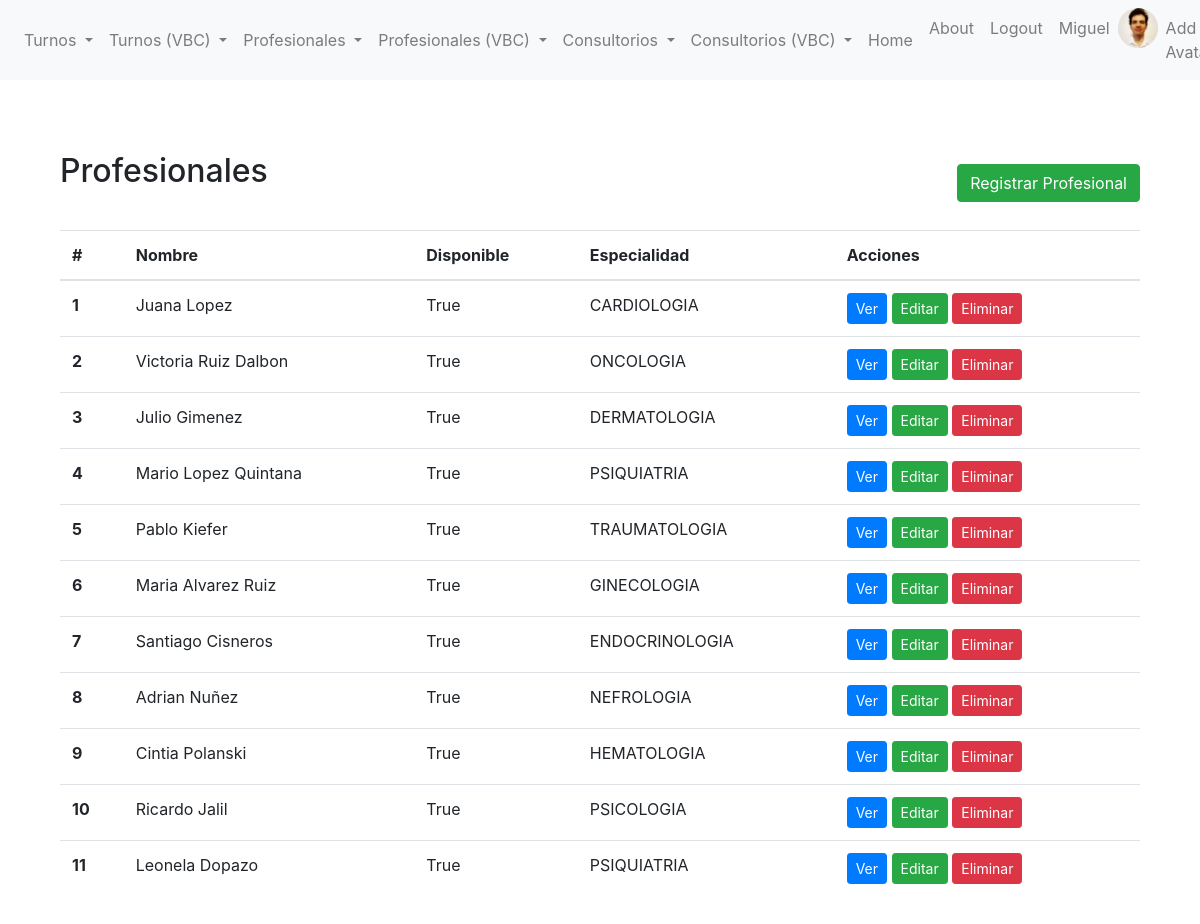
Before: /reserva_turnos/profesionales-list/ (signed in) with the older database file.
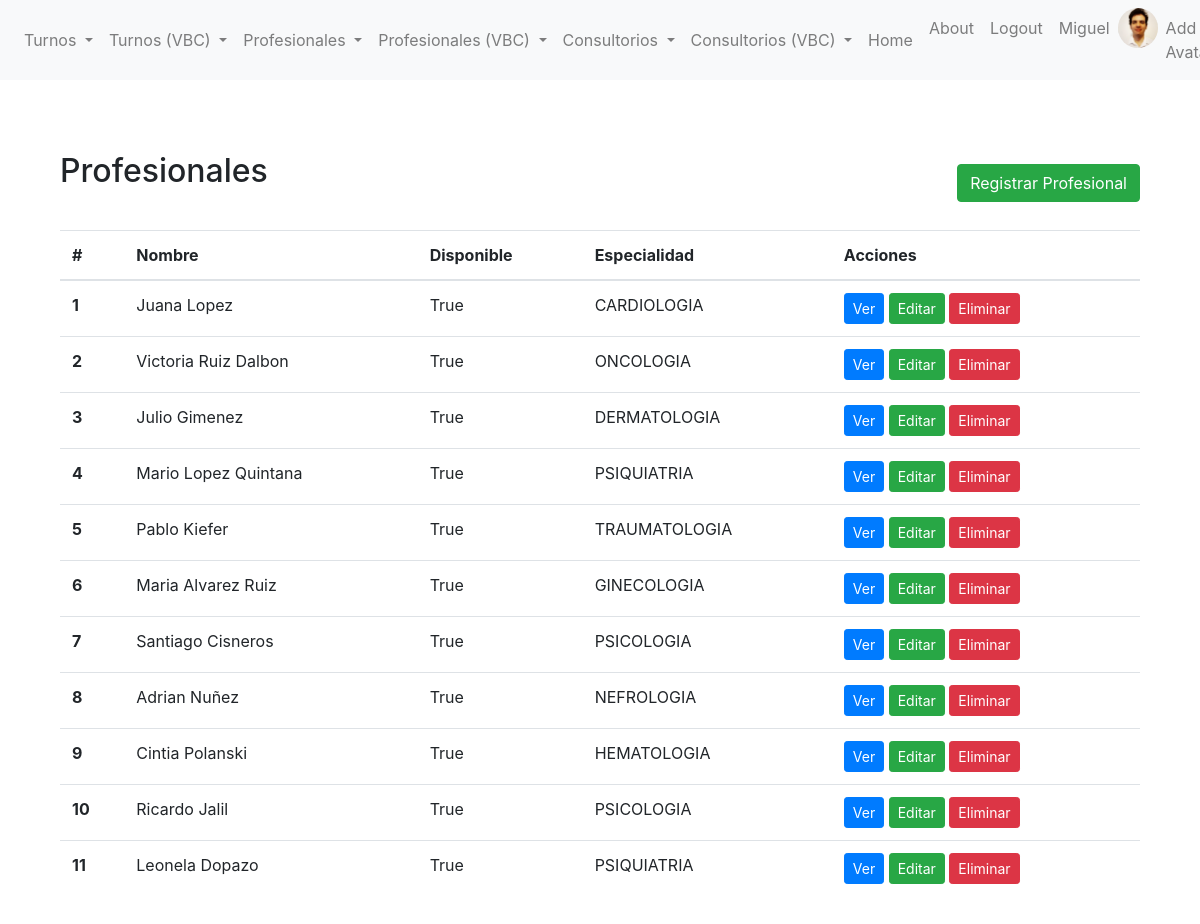
After: the same page with the newer database file.
### reserva_turnos/models.py (models this page shows, shortened)
class Profesional(models.Model):
    class Especialidades(models.TextChoices):
        CARDIOLOGIA = 'CARDIOLOGIA', 'Cardiología'
        DERMATOLOGIA = 'DERMATOLOGIA', 'Dermatología'
        ENDOCRINOLOGIA = 'ENDOCRINOLOGIA', 'Endocrinología'
        GASTROENTEROLOGIA = 'GASTROENTEROLOGIA', 'Gastroenterología'
        GINECOLOGIA = 'GINECOLOGIA', 'Ginecología'
        HEMATOLOGIA = 'HEMATOLOGIA', 'Hematología'
        HEPATOLOGIA = 'HEPATOLOGIA', 'Hepatología'
        INMUNOLOGIA = 'INMUNOLOGIA', 'Inmunología'
        NEFROLOGIA = 'NEFROLOGIA', 'Nefrología'
        NEUROLOGIA = 'NEUROLOGIA', 'Neurología'
        ONCOLOGIA = 'ONCOLOGIA', 'Oncología'
        OFTALMOLOGIA = 'OFTALMOLOGIA', 'Oftalmología'
        PSICOLOGIA = 'PSICOLOGIA', 'Psicología'
        PSIQUIATRIA = 'PSIQUIATRIA', 'Psiquiatría'
        TRAUMATOLOGIA = 'TRAUMATOLOGIA', 'Traumatología'
    nombre = models.CharField(max_length=100)
    disponible = models.BooleanField(default=True)
    especialidad = models.CharField(
        max_length=17,
        choices=Especialidades.choices,
        default=Especialidades.CARDIOLOGIA,
    )
    descripcion = models.TextField(blank=True, null=True)

### reserva_turnos/views.py (the view)
# urls.py: path("profesionales-list/", list_profesional_view, name="profesionales-list"),
@login_required
def list_profesional_view(request):
    profesionales = Profesional.objects.all()
    contexto_dict = {"todos_los_profesionales": profesionales}
    return render(request, "reserva_turnos/list_profesional.html", contexto_dict)

### reserva_turnos/templates/reserva_turnos/list_profesional.html (shortened to what this page needs)
{% extends 'reserva_turnos/base.html' %}
{% block content %}
<section class="py-5">
    <div class="container">
        <div class="d-flex justify-content-between align-items-center mb-3">
            <h2 class="mb-4">Profesionales</h2>
            <a href="{% url 'crear_profesional' %}" class="btn btn-success">Registrar Profesional</a>
        </div>
        <table class="table">
            <thead>
                <tr>
                    <th scope="col">#</th>
                    <th scope="col">Nombre</th>
                    <th scope="col">Disponible</th>
                    <th scope="col">Especialidad</th>
                    <th scope="col">Acciones</th>
                </tr>
            </thead>
            <tbody>
                {% if todos_los_profesionales %}
                {% for profesionales in todos_los_profesionales %}
                <tr>
                    <th scope="row">{{ forloop.counter }}</th>
                    <td>{{ profesionales.nombre }}</td>
                    <td>{{ profesionales.disponible }}</td>
                    <td>{{ profesionales.especialidad }}</td>
                    <td>
                        <a href="{% url 'profesional-detail' profesionales.id %}" class="btn btn-primary btn-sm">Ver</a>
                        <a href="{% url 'profesional-update' profesionales.id %}" class="btn btn-success btn-sm">Editar</a>
                        <a href="{% url 'profesional-delete' profesionales.id %}" class="btn btn-danger btn-sm">Eliminar</a>
                    </td>
                </tr>
                {% endfor %}
                {% else %}
                <tr>
                    <td colspan="7">No hay profesionales disponibles.</td>
                </tr>
                {% endif %}
            </tbody>
        </table>
    </div>
</section>
{% endblock %}

Changed rows visible on the page:
changed Profesional "Santiago Cisneros": especialidad "ENDOCRINOLOGIA" → "PSICOLOGIA"
